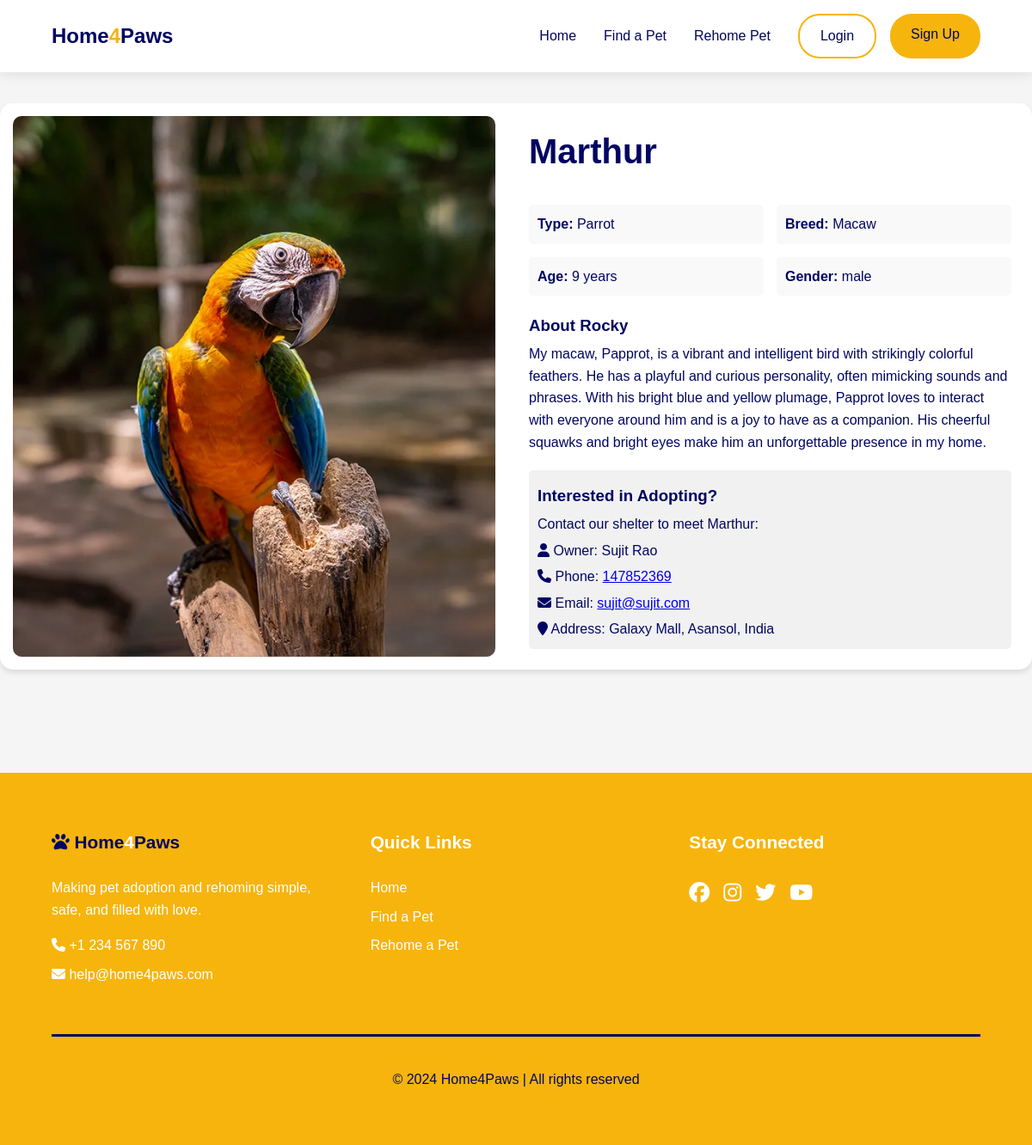
The page /findapet/petdetail/10 on the database its author committed.
### myapp/models.py (models this page shows)
class pet_data(models.Model):
    useremail=models.CharField(max_length=200, blank=True)
    petname=models.CharField(max_length=200)
    pettype=models.CharField(max_length=200)
    petbreed=models.CharField(max_length=200)
    petage=models.IntegerField()
    petgender=models.CharField(max_length=200)
    petdesc=models.CharField(max_length=200)
    petpic=models.ImageField(upload_to=filepath, null=True, blank=True)
    petcity=models.CharField(max_length=200, blank=True)

### authentication/models.py (models this page shows)
class user_data(models.Model):
    name=models.CharField(max_length=200)
    email=models.CharField(max_length=200)
    password = models.CharField(max_length=200)
    phone=models.CharField(max_length=200)
    city=models.CharField(max_length=200, blank=True)
    address=models.CharField(max_length=200)
    country=models.CharField(max_length=200)

### myapp/views.py (the view)
# urls.py: path('findapet/petdetail/<int:post_id>', myapp_views.petdetail, name='petdetail'),
def petdetail(request, post_id):
    print(type(post_id))
    print(post_id)
    petobj = pet_data.objects.get(id=post_id)
    userobj=user_data.objects.get(email=petobj.useremail)
    print("User Object: ")
    print(userobj.name)
    context={'petobj':petobj, 'userobj':userobj}
    print(petobj.petpic)
    print(petobj.petpic.url)
    return render(request, 'petdetail.html', context)

### templates/Petdetail.html (shortened to what this page needs)
<!DOCTYPE html>
<html lang="en">
<head>
    {% load static %}
    <link rel="stylesheet" href="{% static 'css/style.css' %}">
    <link rel="stylesheet" href="https://cdnjs.cloudflare.com/ajax/libs/font-awesome/6.7.0/css/all.min.css"
 />
</head>
<body>
    <nav class="navbar">
        <div class="nav-brand">
            <a href="/home/">Home<span>4</span>Paws</a>
        </div>
        <div class="nav-links" id="navLinks">
            <a href="/home/" class="active">Home</a>
            <a href="" class="findapet_href">Find a Pet</a>
            <a href="/rehome/">Rehome Pet</a>
            {% if 'loggedin_email' in request.session %}
            <div class="auth-buttons">
                <a href="/auth/logout/" class="login-btn">Logout</a>
                <a href="/profile/" class="nav-profile-icon">
                    <div><i class="fa-solid fa-user"></i></div>
                </a>
            </div>
            {% else %}
            <div class="auth-buttons">
                <a href="/auth/signin/" class="login-btn">Login</a>
                <a href="/auth/signup/" class="signup-btn">Sign Up</a>
            </div>
            {% endif %}
        </div>
    </nav>
    <div class="pet-details-container">
        <div class="pet-image">
            <img src="{{ petobj.petpic.url }}" alt="Pet Image">
        </div>
        <div class="pet-info">
            <h1 class="pet-name">{{petobj.petname}}</h1>
            <div class="pet-details-grid">
                <div class="detail-item">
                    <strong>Type:</strong> {{petobj.pettype}}
                </div>
                <div class="detail-item">
                    <strong>Breed:</strong> {{petobj.petbreed}}
                </div>
                <div class="detail-item">
                    <strong>Age:</strong> {{petobj.petage}} years
                </div>
                <div class="detail-item">
                    <strong>Gender:</strong> {{petobj.petgender}}
                </div>
            </div>
            <div class="pet-description">
                <h3>About Rocky</h3>
                <p>{{petobj.petdesc}}</p>
            </div>
            <div class="contact-section">
                <h3>Interested in Adopting?</h3>
                <p>Contact our shelter to meet {{ petobj.petname }}:</p>
                <p><i class="fa-solid fa-user" style="color: #000661;"></i> Owner: {{ userobj.name }}</p>
                <p><i class="fa-solid fa-phone" style="color: #000661;"></i> Phone: <a href="tel:{{ userobj.phone }}">{{ userobj.phone }} </a></p>
                <p><i class="fa-solid fa-envelope" style="color: #000661;"></i> Email: <a
                        href="mailto:{{ userobj.email }}">{{ userobj.email }}</a></p>
                <p><i class="fa-solid fa-location-pin"></i> Address: {{ userobj.address }}, {{ userobj.country }}</p>
            </div>
        </div>
    </div>
    <footer class="footer">
        <div class="footer-content">
            <div class="footer-section about">
                <h3 style="color: #000661;"><i class="fas fa-paw"></i> Home<span style="color: #fff; ">4</span>Paws</h3>
                <p>Making pet adoption and rehoming simple, safe, and filled with love.</p>
                <div class="contact">
                    <span><i class="fas fa-phone"></i> +1 234 567 890</span>
                    <span><i class="fas fa-envelope"></i> help@home4paws.com</span>
                </div>
            </div>
            <div class="footer-section links">
                <h3>Quick Links</h3>
                <ul>
                    <li><a href="/home/">Home</a></li>
                    <li><a href="" class="findapet_href">Find a Pet</a></li>
                    <li><a href="/rehome/">Rehome a Pet</a></li>
                </ul>
            </div>
            <div class="footer-section social">
                <h3>Stay Connected</h3>
                <div class="socials">
                    <a href="#"><i class="fab fa-facebook"></i></a>
                    <a href="#"><i class="fab fa-instagram"></i></a>
                    <a href="#"><i class="fab fa-twitter"></i></a>
                    <a href="#"><i class="fab fa-youtube"></i></a>
                </div>
            </div>
        </div>
        <div class="footer-bottom">
            <p>&copy; 2024 Home4Paws | All rights reserved</p>
        </div>
    </footer>
</body>
</html>

### static/css/style.css (style rules this page uses)
:root { --primary-color: #F6B40D; --text-color: #000661; --white: #ffffff; --primary-background: whitesmoke; }
* { margin: 0; padding: 0; box-sizing: border-box; font-family: 'Poppins', sans-serif; }
body { line-height: 1.6; color: var(--text-color); background: var(--primary-background); }
.navbar { display: flex; justify-content: space-between; align-items: center; padding: 1rem 5%; background: var(--white); position: fixed; width: 100%; top: 0; z-index: 1000; box-shadow: 0 2px 15px rgba(0, 0, 0, 0.1); }
.nav-brand { display: flex; align-items: center; gap: 0.5rem; }
.nav-brand a { font-size: 1.5rem; font-weight: 700; color: var(--text-color); text-decoration: none; }
.nav-brand a span { color: var(--primary-color); font-size: x-large; }
.nav-links { display: flex; align-items: center; gap: 2rem; }
.nav-links a { text-decoration: none; color: var(--text-color); font-weight: 500; transition: color 0.3s ease; }
.auth-buttons { display: flex; gap: 1rem; }
.login-btn, .signup-btn { padding: 0.7rem 1.5rem; border-radius: 25px; text-decoration: none; font-weight: 500; transition: all 0.3s ease; }
.login-btn { color: var(--primary-color); border: 2px solid var(--primary-color); }
.signup-btn { background: var(--primary-color); color: var(--white); }
.footer { background: var(--primary-color); color: var(--white); padding: 4rem 5%; }
.footer-content { display: grid; grid-template-columns: repeat(auto-fit, minmax(250px, 1fr)); gap: 2rem; max-width: 1200px; margin: 0 auto; }
.footer-section h3 { color: var(--white); margin-bottom: 1.5rem; font-size: 1.3rem; }
.footer-section.about p { margin-bottom: 1rem; }
.contact span { display: block; margin-bottom: 0.5rem; }
.footer-section.links ul { list-style: none; }
.footer-section.links a { color: var(--white); text-decoration: none; transition: color 0.3s ease; display: block; margin-bottom: 0.5rem; }
.footer-section.social .socials { display: flex; gap: 1rem; margin-bottom: 1.5rem; }
.footer-section.social .socials a { color: var(--white); font-size: 1.5rem; transition: color 0.3s ease; }
.footer-bottom { text-align: center; margin-top: 3rem; padding-top: 2rem; border-top: 3px solid var(--text-color); color: var(--text-color); }
.pet-details-container { display: flex; max-width: 1400px; margin: 120px auto; background-color: var(--white); box-shadow: 0 4px 6px rgba(0,0,0,0.1); border-radius: 15px; overflow: hidden; }
.pet-image { flex: 1; max-width: 50%; padding: 15px; max-height: 839px; }
.pet-image img { width: 100%; height: 100%; object-fit: cover; border-radius: 10px; }
.pet-info { flex: 1; padding: 24px; display: flex; flex-direction: column; justify-content: center; }
.pet-name { color: var(--pedigree-yellow); font-size: 2.5rem; margin-bottom: 20px; border-bottom: 2px solid var(--pedigree-yellow); padding-bottom: 10px; }
.pet-details-grid { display: grid; grid-template-columns: 1fr 1fr; gap: 15px; margin-bottom: 20px; }
.detail-item { background-color: #f9f9f9; padding: 10px; border-radius: 5px; }
.pet-description { margin-bottom: 20px; }
.contact-section { background-color: #f1f1f1; padding: 10px; border-radius: 5px; }
.contact-section h3, p { margin-top: 5px; }
* { box-sizing: border-box; margin: 0; padding: 0; }

### rows shown on the page
pet_data: petpic (picture), petname "Marthur", pettype "Parrot", petbreed "Macaw", petage "9", petgender "male", petdesc "My macaw, Papprot, is a vibrant and intelligent bird with strikingly colorful feathers. He has a playful and curious personality, often mimicking sounds and phrases. With his bright blue and yellow plumage, Papprot loves to interact with everyone around him and is a joy to have as a companion. His cheerful squawks and bright eyes make him an unforgettable presence in my home."
user_data: name "Sujit Rao", phone "147852369", email "sujit@sujit.com", address "Galaxy Mall, Asansol", country "India"
